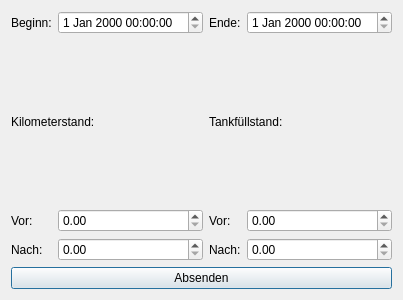
<?xml version="1.0" encoding="UTF-8"?>
<ui version="4.0">
 <class>AbschlussDetail</class>
 <widget class="QDialog" name="AbschlussDetail">
  <property name="geometry">
   <rect>
    <x>0</x>
    <y>0</y>
    <width>400</width>
    <height>300</height>
   </rect>
  </property>
  <property name="windowTitle">
   <string>Dialog</string>
  </property>
  <layout class="QGridLayout" name="gridLayout">
   <item row="0" column="0">
    <widget class="QLabel" name="label_beginn">
     <property name="text">
      <string>Beginn:</string>
     </property>
    </widget>
   </item>
   <item row="0" column="1">
    <widget class="QDateTimeEdit" name="dateTimeEdit_beginn"/>
   </item>
   <item row="0" column="2">
    <widget class="QLabel" name="label_ende">
     <property name="text">
      <string>Ende:</string>
     </property>
    </widget>
   </item>
   <item row="0" column="3">
    <widget class="QDateTimeEdit" name="dateTimeEdit_ende"/>
   </item>
   <item row="1" column="0" colspan="2">
    <widget class="QLabel" name="label_kilometer">
     <property name="text">
      <string>Kilometerstand:</string>
     </property>
    </widget>
   </item>
   <item row="1" column="2" colspan="2">
    <widget class="QLabel" name="label_tank">
     <property name="text">
      <string>Tankfüllstand:</string>
     </property>
    </widget>
   </item>
   <item row="2" column="0">
    <widget class="QLabel" name="label_kilometer_vor">
     <property name="text">
      <string>Vor:</string>
     </property>
    </widget>
   </item>
   <item row="2" column="1">
    <widget class="QDoubleSpinBox" name="doubleSpinBox_kilometer_vor"/>
   </item>
   <item row="2" column="2">
    <widget class="QLabel" name="label_tank_vor">
     <property name="text">
      <string>Vor:</string>
     </property>
    </widget>
   </item>
   <item row="3" column="0">
    <widget class="QLabel" name="label_kilometer_nach">
     <property name="text">
      <string>Nach:</string>
     </property>
    </widget>
   </item>
   <item row="3" column="1">
    <widget class="QDoubleSpinBox" name="doubleSpinBox_kilometer_nach"/>
   </item>
   <item row="3" column="2">
    <widget class="QLabel" name="label_tank_nach">
     <property name="text">
      <string>Nach:</string>
     </property>
    </widget>
   </item>
   <item row="4" column="0" colspan="4">
    <widget class="QPushButton" name="pushButton_absenden">
     <property name="text">
      <string>Absenden</string>
     </property>
    </widget>
   </item>
   <item row="2" column="3">
    <widget class="QDoubleSpinBox" name="doubleSpinBox_tank_vor"/>
   </item>
   <item row="3" column="3">
    <widget class="QDoubleSpinBox" name="doubleSpinBox_tank_nach"/>
   </item>
  </layout>
 </widget>
 <resources/>
 <connections>
  <connection>
   <sender>pushButton_absenden</sender>
   <signal>clicked()</signal>
   <receiver>AbschlussDetail</receiver>
   <slot>pushButton_absenden_clicked()</slot>
   <hints>
    <hint type="sourcelabel">
     <x>177</x>
     <y>279</y>
    </hint>
    <hint type="destinationlabel">
     <x>395</x>
     <y>127</y>
    </hint>
   </hints>
  </connection>
 </connections>
 <slots>
  <slot>pushButton_absenden_clicked()</slot>
 </slots>
</ui>
